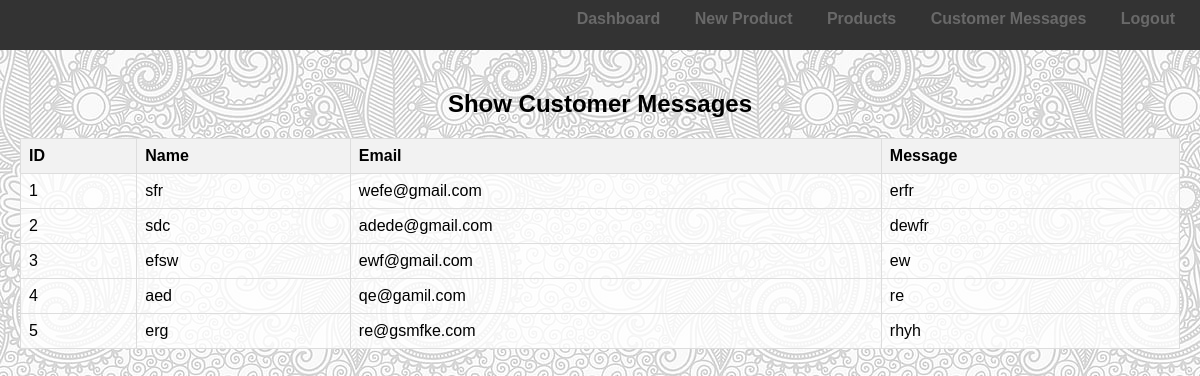
Page /show_messages.php on the committed database.
### tables this page shows
CREATE TABLE `messages` (
  `id` int(11) NOT NULL,
  `name` varchar(255) NOT NULL,
  `email` varchar(55) NOT NULL,
  `message` text NOT NULL,
  `created_at` timestamp NOT NULL DEFAULT current_timestamp()
);

### show_messages.php (the view, shortened to what this page needs)
<!DOCTYPE html>
<html lang="en">
<head>
    <link rel="stylesheet" href="css/admin_styles.css">
</head>
<body>
    <?php include 'admin_header.php'; ?>
    <main>
        <section id="view-messages">
        <h2>Show Customer Messages</h2>
        <?php
        include 'db_connection.php';
        $sql = "SELECT * FROM messages";
        $result = $conn->query($sql);
        if ($result->num_rows > 0) {
            echo '<table>';
            echo '<tr><th>ID</th><th>Name</th><th>Email</th><th>Message</th></tr>';
            while ($row = $result->fetch_assoc()) {
                echo '<tr>';
                echo '<td>' . $row['id'] . '</td>';
                echo '<td>' . $row['name'] . '</td>';
                echo '<td>' . $row['email'] . '</td>';
                echo '<td>' . $row['message'] . '</td>';
                echo '</tr>';
            }
            echo '</table>';
        } else {
            echo '<p>No messages found.</p>';
        }
        ?>
    </section>
    </main>
    </body>
</html>

### admin_header.php
<header>
    <nav>
        <ul>
            <li><a href="admin_dashboard.php">Dashboard</a></li>
            <li><a href="add_product.php">New Product</a></li>
            <li><a href="show_products.php">Products</a></li>
            <li><a href="show_messages.php">Customer Messages</a></li>
            <li><a href="logout.php">Logout</a></li>
        </ul>
    </nav>
</header>

### css/admin_styles.css (style rules this page uses)
body { font-family: Arial, sans-serif; margin: 0; padding: 0; background-image: url("Floral_Bkg_51_D_Monochrome.jpg"); }
header { height: 50px; background-color: #333; }
header nav ul { list-style-type: none; background-color: #333; padding: 10px; text-align: right; margin: 0; }
header nav ul li { display: inline; margin: 0 15px; }
header nav ul li a { text-decoration: none; color: dimgrey; font-weight: bold; }
main { padding: 20px; }
main h2 { text-align: center; }
section { margin-bottom: 20px; }
table { width: 100%; border-collapse: collapse; background-color: rgba(255,255,255,0.8); }
table, th, td { border: 1px solid #ddd; }
th, td { padding: 8px; text-align: left; }
th { background-color: darkblue; }
table { width: 100%; border-collapse: collapse; }
th { background-color: #f2f2f2; }

### rows in the picture
messages: id "1", name "sfr", email "wefe@gmail.com", message "erfr"
messages: id "2", name "sdc", email "adede@gmail.com", message "dewfr"
messages: id "3", name "efsw", email "ewf@gmail.com", message "ew"
messages: id "4", name "aed", email "qe@gamil.com", message "re"
messages: id "5", name "erg", email "re@gsmfke.com", message "rhyh"
